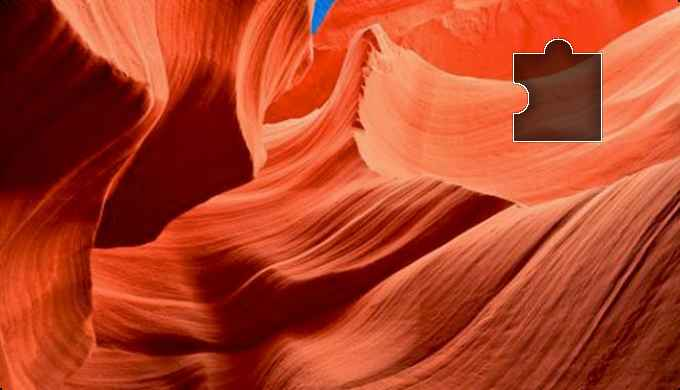
#> input picture 1.jpg, 680 x 390 px; its folder holds only this picture in this run
$ python threshold.py
#> lines starting #> are read from the running program, lines starting #| are printed output that depends on the picture; after the words box and inside, x2 and y2 are one past the last pixel; in counts of white or black regions, pixels touching at a corner belong together
#> in run, img is the input picture: shape (390, 680, 3); mean B, G, R 37, 64.3, 178.8
'''
基于轮廓提取的方法获取到 大图中 缺口位置的对应坐标px
需要：原图（大图），返回的缺口起始坐标y

该方法利用了大图中滑块缺口部分为一圈白色的特点，对大图进行了二值化，过滤了其中所有不为白色的区域轮廓，极大程度上减少了轮廓的数量，
可以较为快且准确的获取滑块缺口位置。

请求滑块的json例子信息如下：其中initx，inity表示用户滑动缺口时的初始位置
cdnPic1: "/hycdn?index=1&image=936943957294983168"
cdnPic2: "/hycdn?index=2&image=936943957294983168"
initx: "68"
inity: "67"
ret: "0"
sess: ""
'''

import cv2
import numpy as np
from copy import deepcopy

def show_img(img):
    # 摁下 任意键 可以继续执行程序
    cv2.imshow('img', img)
    cv2.waitKey(0)
    cv2.destroyWindow('img')

def get_roi(img, init_y, ksize=136):
    '''
    从原始的大图中截取出 可能存在小图的区域
    :param img: 原始大图
    :param init_y: 请求缺口图时返回的缺口图初始y坐标
    :param ksize: 缺口图的大小
    '''
#> called with init_y = 30, ksize = 136
    (h, w, c) = img.shape
#> h = 390; w = 680; c = 3
    roi_img_rbg = img[init_y:init_y+ksize, int(w/2):w]
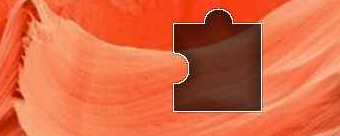
#> roi_img_rbg: shape (136, 340, 3); mean B, G, R 66.6, 104.2, 218.2
    # show_img(roi_img)
    roi_img_gray = cv2.cvtColor(roi_img_rbg, cv2.COLOR_BGR2GRAY)
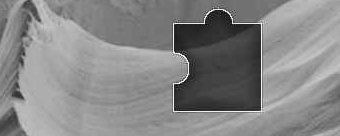
#> roi_img_gray: shape (136, 340); min 7, max 248, mean 134
    return roi_img_gray, roi_img_rbg

def preprocess_roi(roi_img):
    '''
    对提取的roi区域灰度图片进行进一步的处理，主要是进行边缘检测，以便获得较好的轮廓结果
    :param roi_img:
    :return:
    '''
    # 二值化
    ret, threshold = cv2.threshold(src=roi_img, thresh=230, maxval=255, type=cv2.THRESH_BINARY)
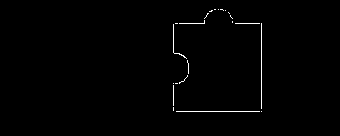
#> threshold: shape (136, 340); 0.77% white in thin lines or dots, all inside (x1, y1, x2, y2) = (173, 9, 262, 112)
    # 边缘检测
    canny_img = cv2.Canny(threshold, 25, 75)
#> canny_img: shape (136, 340); 1.5% white in thin lines or dots, all inside (x1, y1, x2, y2) = (172, 8, 263, 113)
    # 膨胀
    kernal = np.ones((3, 3), dtype=np.uint8)
    dilation = cv2.dilate(src=canny_img, kernel=kernal, iterations=2)
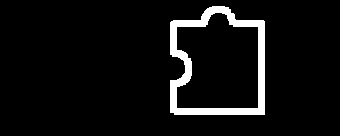
#> dilation: shape (136, 340); 5.9% white; 1 white region, box (x1, y1, x2, y2) and area: (170, 6, 265, 115) 2744
    erod = cv2.erode(src=dilation, kernel=kernal, iterations=1)
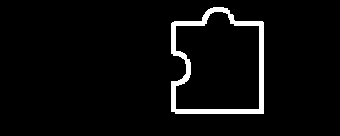
#> erod: shape (136, 340); 4.2% white; 1 white region
    # show_img(erod)
    return erod

def find_contours(proi_img, roi_img_rbg):
    '''
    对检测到的轮廓进行筛选，筛选出面积大小和滑块缺口吻合的轮廓进行绘制标记，并返回其起始坐标px
    :param proi_img:
    :param roi_img_rbg:
    :return:
    '''
    contours, hierarchy = cv2.findContours(proi_img, cv2.RETR_TREE, cv2.CHAIN_APPROX_NONE)
#> contours = 2 contours; box (x1, y1, x2, y2) and area: (171, 7, 264, 114) 8474, (175, 11, 260, 110) 6928
    # cv2.drawContours(roi_img_rbg, contours, -1, (0, 255, 255), 1)
    # show_img(roi_img_rbg)
    draw_img = deepcopy(roi_img_rbg)
    # 存放所有可能的px坐标结果
    px_list = []

    for i in range(len(contours)):
        # 计算当前轮廓的面积
        area = cv2.contourArea(contours[i])
        # 过滤面积过大和过小的轮廓
        if area > 5000 and area < 9000:
            cv2.drawContours(draw_img, contours, i, (0, 0, 0), 1)
            # 求最大外接矩形
            x, y, w, h = cv2.boundingRect(contours[i])
            # 过滤最小外接矩形面积过大或过小的轮廓
            if not ((w*h) > 10000 or (w*h) < 7000):
                cv2.rectangle(draw_img, (x, y), (x+w, y+h), color=(255, 0, 0), thickness=2)
                # print(w*h)
                show_img(draw_img)
                draw_img = deepcopy(roi_img_rbg)
                px_list.append(x)
#> this loop made 2 passes
#> (area, x, y, w, h) on passes 1 to 2: (8474.5, 171, 7, 93, 107), (6928, 175, 11, 85, 99)
#> pass 1, in show_img, `cv2.imshow('img', img)`:
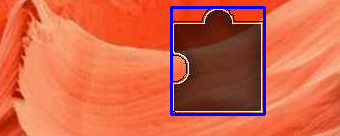
#> window 'img': shape (136, 340, 3); mean B, G, R 71.3, 101.2, 211.6
#> pass 2, in show_img (call 2), `cv2.imshow('img', img)`:
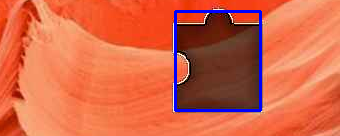
#> window 'img': shape (136, 340, 3); mean B, G, R 71.2, 102, 214.1
#> after the loop, px_list = [171, 175]
    return px_list

def get_px(px_list):
    '''
    将检测到的px结果进行均方求和，获得平均结果作为最终检测结果
    :param px_list:
    :return:
    '''
    if px_list == []:
        print('检测失败')
        return -1
    else:
        answer = sum(px_list) // len(px_list) + int(captcha_width/2)
        print(answer)
        return answer

def run(img_path):
    img = cv2.imread(img_path)
    roi_img_gray, roi_img_rbg = get_roi(img, init_y_list[i])
    # show_img(roi_img_gray)
    canny_img = preprocess_roi(roi_img_gray)
    px_list = find_contours(canny_img, roi_img_rbg)
#> px_list = [171, 175]
    px = get_px(px_list)
#> in get_px, `answer = sum(px_list) // len(px_list) + int(captcha_width/2)`: answer = 513
#| 513
#> px = 513
    return px

if __name__ == '__main__':
    # 验证码图片的宽度
    captcha_width = 680
    # 缺口（小图）起始的坐标 y，请求验证码时返回的json文件中可以获取到
    # 以下为测试文件中的7个缺口起始 y 坐标
    init_y_list = [30, 86, 82, 158, 32, 30, 50, 56, 106, 30]
    for i in range(10):
#> (the run stopped early here; a loop or call above may not have finished)
